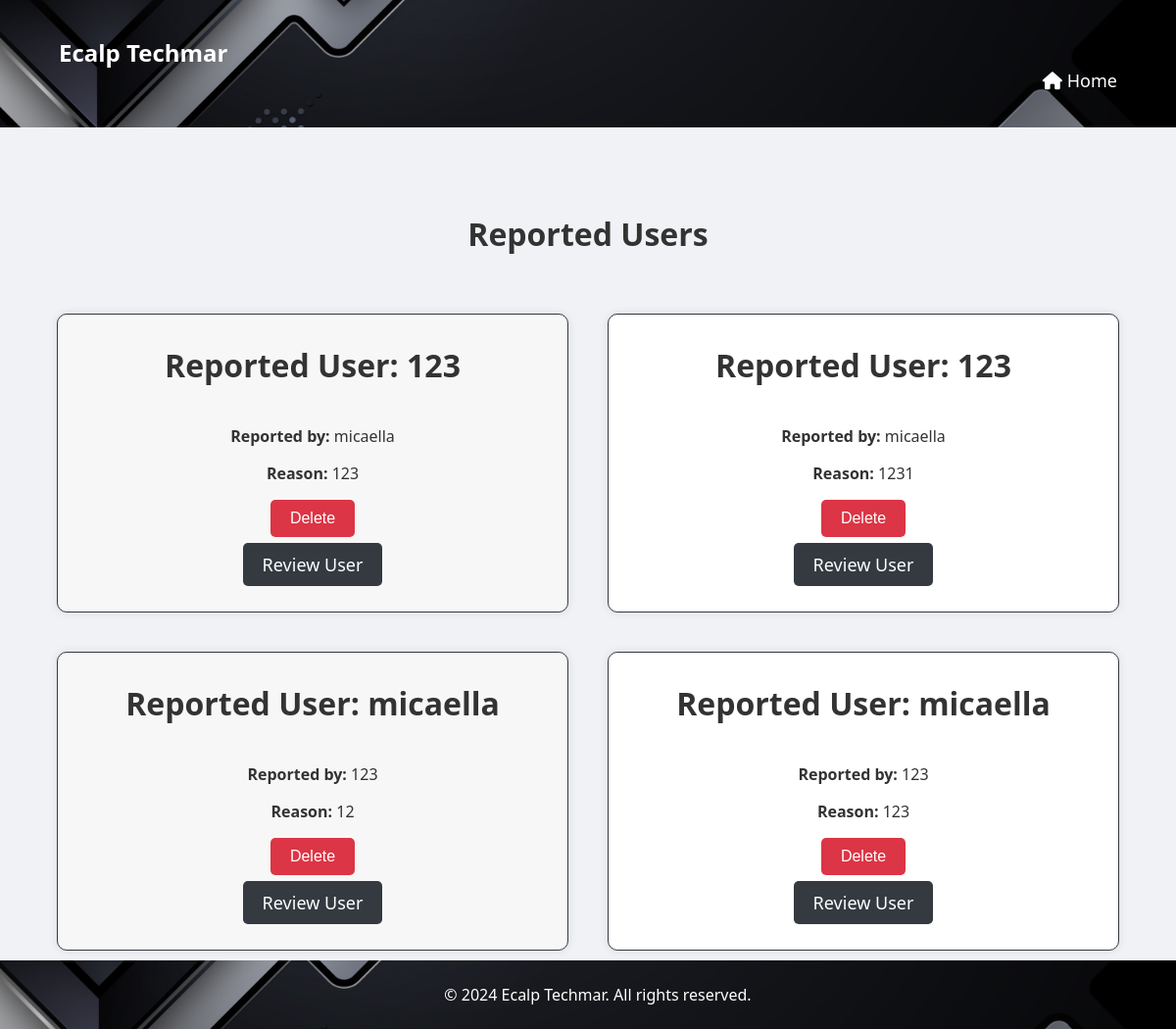
/newsfeed/user_reports/ (signed in), run on the app's committed database.
### newsfeed/models.py (models this page shows, shortened)
class UserReport(models.Model):
    user = models.ForeignKey(User, on_delete=models.CASCADE, related_name='reported_user')
    reported_by = models.ForeignKey(User, on_delete=models.CASCADE, related_name='reporter')
    reason = models.TextField()
    created_at = models.DateTimeField(auto_now_add=True)

### custom_admin/views.py (the view)
# urls.py: path('user_reports/', views.user_reports, name='user_reports'),
@login_required
@user_passes_test(is_staff)
def user_reports(request):
    reports = UserReport.objects.all()
    return render(request, 'user_reports.html', {'reports': reports})

### custom_admin/views.py (called while the page is built)
def is_staff(user):
    return user.is_staff or user.is_superuser

### custom_admin/templates/user_reports.html (shortened to what this page needs)
<!DOCTYPE html>
<html lang="en">
<head>
    {% load static %}
    <link rel="stylesheet" href="{% static 'main/styles.css' %}">
    <link rel="stylesheet" href="https://cdnjs.cloudflare.com/ajax/libs/font-awesome/6.0.0-beta3/css/all.min.css">
</head>
<body>
    <header>
    <div class="container">
        <h1 class="logo">Ecalp Techmar</h1>
        <nav>
            <ul>
                 <li><a href="{% url 'custom_admin:admin_dashboard' %}"><i class="fas fa-home"></i> Home</a></li>
            </ul>
        </nav>
    </div>
</header>
<section id="user-reports">
  <h2>Reported Users</h2>
  <div class="reports">
    {% for report in reports %}
      <div class="report">
        <h2>Reported User: {{ report.user.username }}</a></h2>
        <div class="report-details">
          <p><strong>Reported by:</strong> {{ report.reported_by.username }}</p>
          <p><strong>Reason:</strong> {{ report.reason }}</p>
        </div>
        <div class="button-group">
          <button class="new-delete-button">
            <a href="{% url 'custom_admin:delete_user_report' report.pk %}" onclick="return confirm('Are you sure you want to delete this report?')">
              Delete
            </a>
          </button>
        </div>
       <p> </p><a href="{% url 'newsfeed:profile' report.user.pk %}" class="btn btn-primary">Review User</a> </p>
      </div>
    {% endfor %}
  </div>
</section>
     <footer>
        <div class="container">
            <div class="footer-content">
                <p style="text-align: center; width: 100%;">&copy; 2024 Ecalp Techmar. All rights reserved.</p>
            </div>
        </div>
    </footer>
</body>
</html>

### main/static/main/styles.css (style rules this page uses)
body { font-family: 'Segoe UI', Tahoma, Geneva, Verdana, sans-serif; margin: 0; padding: 0; box-sizing: border-box; background-color: #f0f2f5; color: #333; }
header { background-color: #343a40; color: white; padding: 15px 0; position: sticky; top: 0; z-index: 1000; }
.container { width: 90%; max-width: 1200px; margin: 0 auto; padding: 0 15px; }
.logo { margin: 0; font-size: 24px; }
nav ul { list-style: none; padding: 0; display: flex; justify-content: flex-end; margin: 0; }
nav ul li { margin-left: 20px; }
nav ul li a { color: white; text-decoration: none; font-size: 18px; transition: color 0.3s; }
.btn { background-color: #343a40; color: white; padding: 10px 20px; text-decoration: none; border-radius: 5px; font-size: 18px; transition: background 0.3s; }
section { padding: 60px 0; }
section h2 { text-align: center; margin-bottom: 40px; font-size: 32px; }
footer { background-color: #343a40; color: white; padding: 15px 0; text-align: center; }
.footer-content { display: flex; justify-content: space-between; align-items: center; flex-wrap: wrap; }
.footer-content p { margin: 0; }

### data on the page
UserReport: user.username "123", reported_by.username "micaella", reason "123"
UserReport: user.username "123", reported_by.username "micaella", reason "1231"
UserReport: user.username "micaella", reported_by.username "123", reason "12"
UserReport: user.username "micaella", reported_by.username "123", reason "123"
